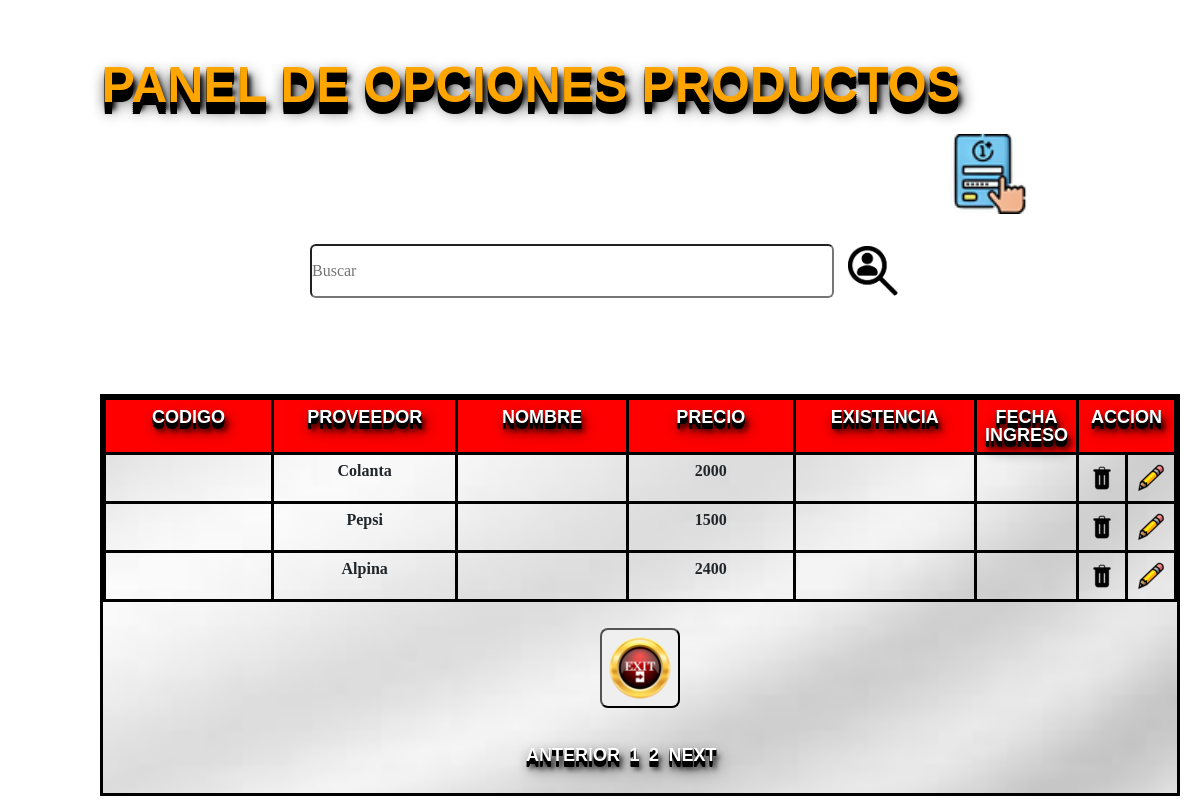
Page /tabla_productos/index.php on the committed database.
### tables this page shows
CREATE TABLE `productos` (
  `cod_product` int(11) NOT NULL,
  `nit` int(11) DEFAULT NULL,
  `nombre_p` char(70) DEFAULT NULL,
  `precio` int(10) DEFAULT NULL,
  `cantidadp` int(8) DEFAULT NULL,
  `fecha_ingres` date DEFAULT current_timestamp()
);

CREATE TABLE `proveedor` (
  `nit` int(11) NOT NULL,
  `nombre` char(70) DEFAULT NULL,
  `telefono` bigint(10) DEFAULT NULL,
  `direccion` char(80) DEFAULT NULL
);

### tabla_productos/index.php (the view, shortened to what this page needs)
<!DOCTYPE html>
<html lang="en">
<head>
    <link href="https://cdn.jsdelivr.net/npm/bootstrap@5.2.0-beta1/dist/css/bootstrap.min.css" rel="stylesheet">
    <link rel="stylesheet" href="../css/productos.css">
</head>
<body>
<?php
	include("../conexion/conexion.php");
	$registros=3;
	if(isset($_GET["pagina"])){
		if($_GET["pagina"]==1){
			header("Location:./index.php");
		}else{
			$pagina=$_GET["pagina"];
		}
	}else{
		$pagina=1;
	}
	$empieza=($pagina-1)*$registros;
	$sql_total="SELECT * FROM productos ";
	$resultado=$base->prepare($sql_total);
	$resultado->execute(array());
	$numfilas=$resultado->rowCount();
	$totalpagina=ceil($numfilas/$registros);
	$registros=$base->query("SELECT * FROM productos LIMIT $empieza, $registros")->fetchALL(PDO::FETCH_OBJ);
?>
<h3>PANEL DE OPCIONES PRODUCTOS</h3>
    <form method="post" action="buscar.php">
        <div id="nim">
                <a href="registrar.php">
                    <button type="button">
                    </button>
                </a>
            </div>
            <input class="buscar"  type="search" name="busca"  id="" placeholder="Buscar">
            <button id="but" class="uno">buscar</button>
            <br> <br>
            <div id="tag">
            <table  class="table">
            <tr>
                <th>Codigo</th>
                <th>Proveedor</th>
                <th>Nombre</th>
                <th>Precio</th>
                <th>Existencia</th>
                <th>Fecha ingreso</th>
                <th colspan="2">Accion</th>
            </tr>
            <?php foreach ($registros as $move):?>
            <?php
				$idp=$move->nit;
				$sql="SELECT * FROM proveedor WHERE nit=:id";
				$resultado1=$base->prepare($sql);
				$resultado1->execute(array(":id"=>$idp));
				$registro1=$resultado1->fetch(PDO::FETCH_ASSOC);
            ?>
            <tr>
                <td><?php echo $move->codigo;?></td>
				<td><?php echo $registro1['nombre']?></td>
                <td><?php echo $move->nombre_pro?></td>
                <td><?php echo $move->precio?></td>
                <td><?php echo $move->existencia?></td>
                <td><?php echo $move->fecha?></td>
                <td>
                    <a id="q1" href="eliminar.php?id=<?php echo $move->codigo?> & nomb=<?php echo $move->nombre_pro?>">
                        <img src="../imagenes/borrar.png" alt="eliminar">
                    </a>
                </td>
                <td>
                    <a id="q2" href="modificar.php?id=<?php echo $move->codigo?> & nomb=<?php echo $move->nombre_pro?>">
                        <img src="../imagenes/lapiz.png" alt="modificar">
                    </a>
                </td>
            </tr>
            <?php
                endforeach;
            ?>
        </div>
            <td>
                <a href="../administrador/index.php" onmouseup="window.close()">
                    <input  id="bot" type="button" value="cerrar" name="cerrar" >
                </a>
            </td>
    </form>
    <div id="pagina">
        <nav>
            <ul>
                <li <?php  echo $_GET['pagina']=1?>>
                    <a href="index.php?pagina=<?php echo $_GET['pagina']=1 ?>">Anterior</a>
                </li>
                <?php
                for($i=0; $i<$totalpagina; $i++):?>
                <li  <?php echo $_GET ['pagina']==$i+1? 'active': ''?>">
                    <a href="index.php?pagina=<?php echo $i+1?>"><?php echo $i+1?></a>
                </li>
                <?php endfor?>
                <li <?php  echo $_GET['pagina']>=$totalpagina? 'disabled' : '' ?> ">
                    <a  href="index.php?pagina=<?php echo $_GET['pagina']+1 ?>">Next</a>
                </li>
            </ul>
        </nav>
    </div>
</body>
</html>

### css/productos.css (style rules this page uses)
* { margin: 0; padding: 0; box-sizing: border-box; }
body { background: url("../imagenes/fondo.png"); background-repeat: no-repeat; background-size: cover; font-weight: bold; }
a { text-decoration: none; color: red; font-weight: bold; }
#nim a button { display: inline-block; color: transparent; width: 80px; height: 80px; padding: 0px 10px; background-image: url(../imagenes/registrarse.png); background-size: cover; background-repeat: no-repeat; border-radius: 5px; outline: none; border: none; cursor: pointer; text-align: center; transition: all 0.2s linear; margin-top: 7%; margin-left: 950px; letter-spacing: 0.05px; }
#tag { width: 90%; margin-top: 80px; margin-left: 100px; border: 3px solid #000; border-spacing: 0; border-collapse: separate; background: url("../imagenes/degradado.png") no-repeat center center; background-size: cover; color: black; float: left; text-align: center; }
#tag th { width: 20%; height: 50px; text-align: center; border: 3px solid #000; border-spacing: 1px; background: red; color: white; float: center; font-weight: bold; font: bold 18px/1 arial; text-transform: uppercase; text-shadow: 0 1px 0 black, 0 2px 0 black, 0 3px 0 black, 0 4px 0 black, 0 5px 0 black, 0 6px 0 black, 3px 8px 15px black, 3px 8px 5px black; }
#tag td { width: 20%; text-align: center; border: 3px solid #000; border-spacing: 0; background: transparent; }
.buscar { margin-top: 30px; margin-left: 310px; width: 520px; height: 50px; border-radius: 6px; }
.uno { display: inline-block; color: transparent; width: 50px; height: 50px; background-image: url(../imagenes/buscar.png); background-size: cover; background-repeat: no-repeat; border-radius: 5px; outline: none; border: none; cursor: pointer; text-align: center; transition: all 0.2s linear; margin-top: 30px; margin-left: 10px; letter-spacing: 0.05px; }
h3 { text-align: center; line-height: 11px; color: white; float: right; right: 240px; position: relative; align-items: center; top: 60px; font-weight: bold; font: bold 50px/1 arial; text-transform: uppercase; color: orange; text-shadow: 0 2px 0 black, 0 4px 0 black, 0 6px 0 black, 0 8px 0 black, 0 10px 0 black, 0 12px 0 black, 3px 8px 15px black, 3px 8px 5px black; }
#q1 { display: inline-block; color: transparent; width: 30px; height: 30px; background-size: cover; background-repeat: no-repeat; border-radius: 5px; outline: none; border: none; cursor: pointer; text-align: center; transition: all 0.2s linear; letter-spacing: 0.05px; }
#q2 { display: inline-block; color: transparent; width: 30px; height: 30px; background-size: cover; background-repeat: no-repeat; border-radius: 5px; outline: none; border: none; cursor: pointer; text-align: center; transition: all 0.2s linear; letter-spacing: 0.05px; }
#bot { height: 80px; width: 80px; color: transparent; background-image: url(../imagenes/cerrar.png); background-size: cover; background-repeat: no-repeat; border-radius: 8px; transition: transform 200ms, box-shadow 200ms; outline: none; margin-top: 10px; margin-left: auto; margin-bottom: 10px; }
#pagina { width: 200px; min-height: auto; font-family: Arial, Helvetica, sans-serif; height: auto; border-radius: 10px; margin: 2% auto; padding: 1.5%; }
#pagina nav { float: center; text-align: center; outline: none; width: 150%; margin-left:-35px; }
#pagina nav ul { display: inline; float: left; font-family: Arial, Helvetica, sans-serif; margin-top: -10px; justify-content:center; }
#pagina nav ul li { display: inline; font-family: Arial, Helvetica, sans-serif; border-spacing: 0; border-collapse: separate; border-radius: 10px; left:auto; margin-left:5px; }
#pagina nav ul li a { color: #fff; float: center; border-radius: 2px; -moz-border-radius: 2px; -webkit-border-radius: 2px; text-align: center; align-content: center; align-items: center; letter-spacing: 0px; font: bold 18px/1 arial; text-transform: uppercase; text-shadow: 0 1px 0 black, 0 2px 0 black, 0 3px 0 black, 0 4px 0 black, 0 5px 0 black, 0 6px 0 black, 3px 8px 15px black, 3px 8px 5px black; }

### rows in the picture
productos: nit.nombre "Colanta", precio "2000"
productos: nit.nombre "Pepsi", precio "1500"
productos: nit.nombre "Alpina", precio "2400"
